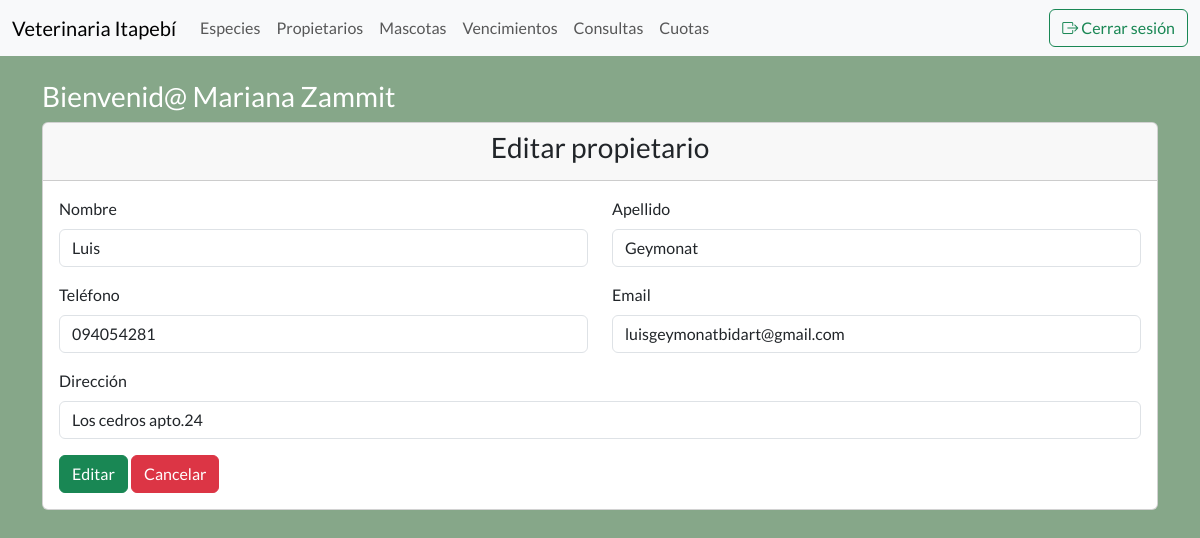
/frmEditarPropietario.php?id=1 (signed in), run on the app's committed database.
### tables this page shows
CREATE TABLE `propietarios` (
  `PropietarioId` int NOT NULL AUTO_INCREMENT,
  `PropietarioNombre` varchar(100) DEFAULT NULL,
  `PropietarioApellido` varchar(100) DEFAULT NULL,
  `PropietarioTelefono` varchar(10) DEFAULT NULL,
  `PropietarioDireccion` varchar(255) DEFAULT NULL,
  `PropietarioEmail` varchar(100) DEFAULT NULL,
  `PropietarioFchCreacion` datetime DEFAULT NULL,
  `PropietarioFchModificacion` datetime DEFAULT NULL,
  `PropietarioEstado` smallint DEFAULT NULL,
  PRIMARY KEY (`PropietarioId`)
);

### frmEditarPropietario.php (the view, shortened to what this page needs)
<?php include ("templates/header.php");
$mysqli = include_once "includes/conexion.php";
$id = $_GET["id"];
$sentencia = $mysqli->prepare("SELECT * FROM propietarios where PropietarioId = ?");
$sentencia->bind_param("i", $id);
$sentencia->execute();
$resultado = $sentencia->get_result();
$propietario = $resultado->fetch_assoc();
?>
    <div class="card">
        <div class="card-header">
            <h3 class="text-center">Editar propietario</h3>
        </div>
        <div class="card-body">
            <form action="editarPropietario.php" method="post">
                <div class="row">
                    <div class="col-6">
                        <div class="mb-3">
                            <label for="nombre" class="form-label">Nombre</label>
                            <input type="text" id="nombre" class="form-control" name="txtNombre" value="<?php echo $propietario['PropietarioNombre'];?>" required>
                        </div>
                    </div>
                    <div class="col-6">
                        <div class="mb-3">
                            <label for="apellido" class="form-label">Apellido</label>
                            <input type="text" id="apellido" class="form-control" name="txtApellido" value="<?php echo $propietario['PropietarioApellido'];?>"required>
                        </div>
                    </div>
                </div>
                <div class="row">
                    <div class="col-6">
                        <div class="mb-3">
                            <label for="telefono" class="form-label">Teléfono</label>
                            <input type="text" id="telefono" class="form-control" name="txtTelefono" value="<?php echo $propietario['PropietarioTelefono'];?>" required>
                        </div>
                    </div>
                    <div class="col-6">
                        <div class="mb-3">
                            <label for="email" class="form-label">Email</label>
                            <input type="email" id="email" class="form-control" name="txtEmail" value="<?php echo $propietario['PropietarioEmail'];?>">
                        </div>
                    </div>
                </div>
                <div class="mb-3">
                    <label for="direccion" class="form-label">Dirección</label>
                    <input type="text" id="direccion" class="form-control" name="txtDireccion" value="<?php echo $propietario['PropietarioDireccion'];?>"required>
                </div>
                <input type="submit" class="btn btn-success" value="Editar">
                <a href="propietarios.php" class="btn btn-danger">Cancelar</a>
            </form>
        </div>
    </div>
<?php include ("templates/footer.php");?>

### css/styles.css (style rules this page uses)
* { font-family: 'Lato', sans-serif; }
body { background-color: #86A789; }

### data on the page
propietarios: txtNombre "Luis", txtApellido "Geymonat", txtTelefono "094054281", txtEmail "luisgeymonatbidart@gmail.com", txtDireccion "Los cedros apto.24"

### other printed values
$_SESSION['nombre'] "Mariana Zammit"
